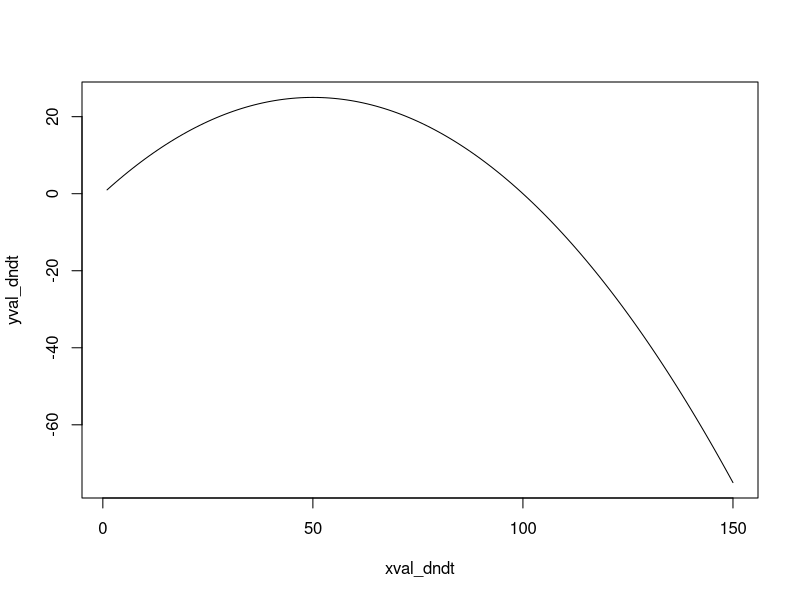
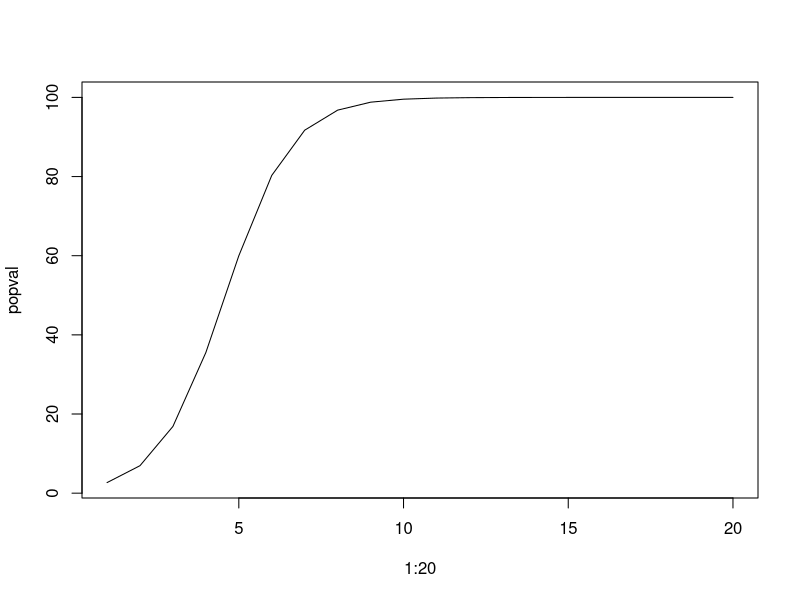
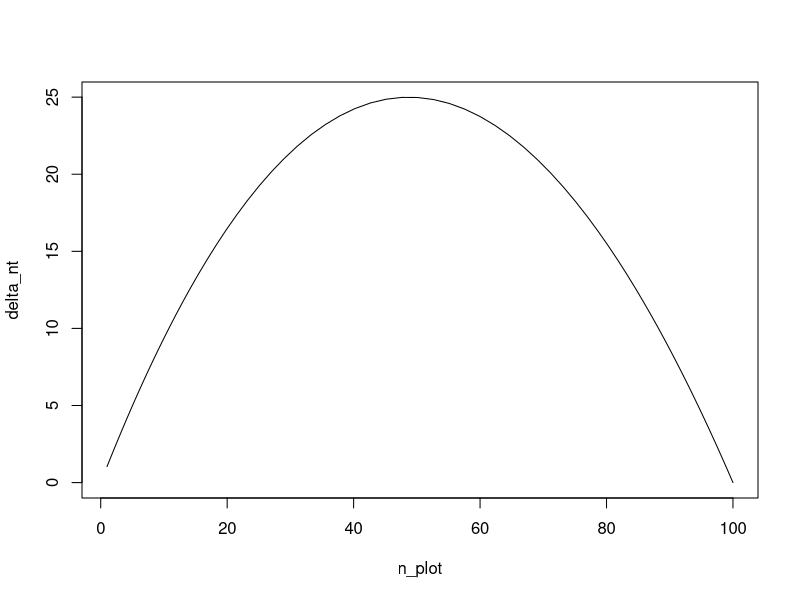
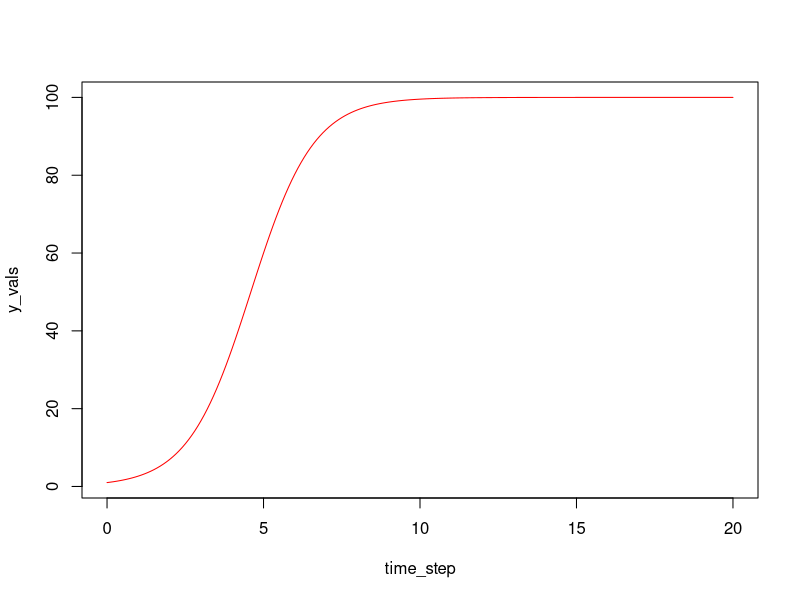
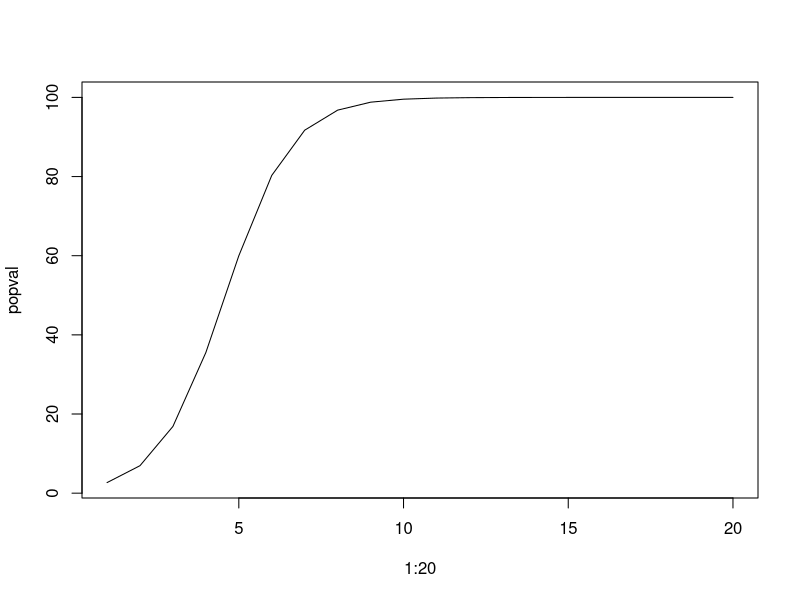

These charts were generated, in order, by the following R code:
# Initiate starting values:
n0 <- 1
r0 <- 1
K <- 100
h <- 0.2
r <- 0.5
# Create a list of parameters for models

P <- list(r0=r0,K=K,h=h,r=r)

# 1. plot dn/dt:
xval_dndt <- seq(1,150,1)
yval_dndt <- NULL
for (n in xval_dndt){ # you could skip this for-loop. See #3
  yval_dndt[n] <- P$r0 * n * ( 1 - n / P$K )
}
plot(x=xval_dndt, y=yval_dndt,type='l')


# 2. Plot population values
popval <- NULL
for (n in 1:20){ # could do without for-loop, see #3
  popval[n] <- P$K/(1+((K/n0)-1)*exp(-P$r0*n))
}
plot(x=1:20,y=popval,type='l')

# 3. Numerical estimate of dn/dt. 
timevector <- seq(0,20,0.1) # Create time values with step size 0.1
num_solv_n <- P$K/(1+((K/n0)-1)*exp(-P$r0*timevector)) # Generate n-values

delta_t <- diff(timevector) # difference in time steps, all vals will be 0.1
delta_n <- diff(num_solv_n) # difference between adjacent n-values
delta_nt <- delta_n/delta_t # deltan/deltat. In this case all deltan/0.1
n_plot <- num_solv_n[-length(num_solv_n)] # remove last value of num_solv_n

plot(x=n_plot,y=delta_nt,type='l') # plot numeric dn/dt against n values

# 4. Numerical solution of logistics growth function

# i) Start by setting 𝑥 = 𝑥0 , 𝑡 = 0
# ii) Choose a small Δ𝑡
# iii) Calculate 𝑓(𝑡, 𝑥)
# iv) Calculate Δ𝑥 = 𝑓(𝑡, 𝑥)Δt
# v) Update 𝑥 ← 𝑥 + Δ𝑥, 𝑡 ← 𝑡 + Δ𝑡
# vi) Repeat from iii), until reaching final t.

time_step <- seq(0,20,0.1)
y_vals <- c(1)
for (i in 2:length(time_step)){
  temp_y <- P$K/(1+((K/n0)-1)*exp(-P$r0*time_step[i]))
  dy <- diff(c(y_vals[i-1],temp_y))
  y_vals[i] <- y_vals[i-1] + dy
}

plot(x=time_step, y=y_vals, type='l',col='red')
plot(x=1:20,y=popval,type='l',col='black')

temp_eq <- function(func, x0, t0, tmax){
  x <- x0
  y_vals <- c(x)
  time_seq <- seq(t0,tmax,0.1)
  
  for (i in 2:length(time_seq)){
    
    temp_x <- func(time_seq[i],x)
    
    dx <- diff(c(y_vals[i-1],temp_x))
    
    x <- y_vals[i-1] + dx
    
    y_vals[i] <- x
  }
  return(list(y=y_vals,t=time_seq))
}

exp_growth <- function(t,x){
  grwt <- x*P$r
  return(grwt)
}
x0 <- 1
t0 <- 0
tmax <- 30
test <- temp_eq(exp_growth,x0,t0,tmax)

